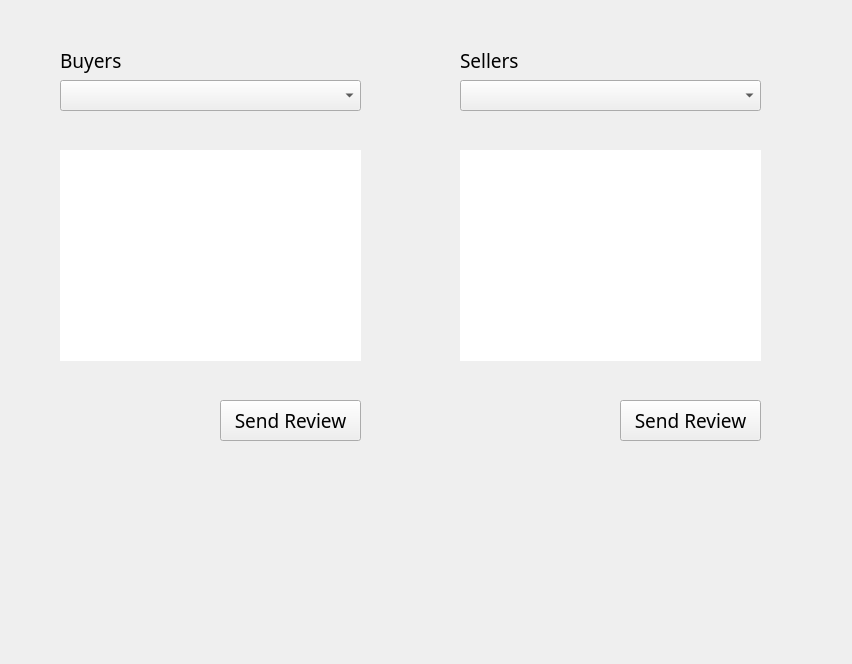
      <widget class="QWidget" name="ReviewsPage">
       <widget class="QComboBox" name="Review_SellerSelect">
        <property name="geometry">
         <rect>
          <x>460</x>
          <y>80</y>
          <width>301</width>
          <height>31</height>
         </rect>
        </property>
        <property name="font">
         <font>
          <family>Source Sans Pro</family>
          <pointsize>12</pointsize>
         </font>
        </property>
       </widget>
       <widget class="QPlainTextEdit" name="Review_BuyerReviewInput">
        <property name="geometry">
         <rect>
          <x>60</x>
          <y>150</y>
          <width>301</width>
          <height>211</height>
         </rect>
        </property>
        <property name="font">
         <font>
          <family>Source Sans Pro</family>
          <pointsize>12</pointsize>
         </font>
        </property>
        <property name="frameShape">
         <enum>QFrame::NoFrame</enum>
        </property>
       </widget>
       <widget class="QLabel" name="Review_Background">
        <property name="geometry">
         <rect>
          <x>0</x>
          <y>0</y>
          <width>843</width>
          <height>655</height>
         </rect>
        </property>
        <property name="text">
         <string/>
        </property>
       </widget>
       <widget class="QLabel" name="Review_SellerLabel">
        <property name="geometry">
         <rect>
          <x>460</x>
          <y>40</y>
          <width>141</width>
          <height>41</height>
         </rect>
        </property>
        <property name="font">
         <font>
          <family>Source Sans Pro</family>
          <pointsize>14</pointsize>
          <weight>50</weight>
          <bold>false</bold>
         </font>
        </property>
        <property name="text">
         <string>Sellers</string>
        </property>
       </widget>
       <widget class="QLabel" name="Review_BuyerLabel">
        <property name="geometry">
         <rect>
          <x>60</x>
          <y>40</y>
          <width>141</width>
          <height>41</height>
         </rect>
        </property>
        <property name="font">
         <font>
          <family>Source Sans Pro</family>
          <pointsize>14</pointsize>
          <weight>50</weight>
          <bold>false</bold>
         </font>
        </property>
        <property name="text">
         <string>Buyers</string>
        </property>
       </widget>
       <widget class="QPushButton" name="Review_BuyerReviewButton">
        <property name="geometry">
         <rect>
          <x>220</x>
          <y>400</y>
          <width>141</width>
          <height>41</height>
         </rect>
        </property>
        <property name="font">
         <font>
          <family>Coolvetica Rg</family>
          <pointsize>14</pointsize>
         </font>
        </property>
        <property name="text">
         <string>Send Review</string>
        </property>
        <property name="flat">
         <bool>false</bool>
        </property>
       </widget>
       <widget class="QComboBox" name="Review_BuyerSelect">
        <property name="geometry">
         <rect>
          <x>60</x>
          <y>80</y>
          <width>301</width>
          <height>31</height>
         </rect>
        </property>
        <property name="font">
         <font>
          <family>Source Sans Pro</family>
          <pointsize>12</pointsize>
         </font>
        </property>
       </widget>
       <widget class="QPlainTextEdit" name="Review_SellerReviewInput">
        <property name="geometry">
         <rect>
          <x>460</x>
          <y>150</y>
          <width>301</width>
          <height>211</height>
         </rect>
        </property>
        <property name="font">
         <font>
          <family>Source Sans Pro</family>
          <pointsize>12</pointsize>
         </font>
        </property>
        <property name="frameShape">
         <enum>QFrame::NoFrame</enum>
        </property>
       </widget>
       <widget class="QPushButton" name="Review_SellerReviewButton">
        <property name="geometry">
         <rect>
          <x>620</x>
          <y>400</y>
          <width>141</width>
          <height>41</height>
         </rect>
        </property>
        <property name="font">
         <font>
          <family>Coolvetica Rg</family>
          <pointsize>14</pointsize>
         </font>
        </property>
        <property name="text">
         <string>Send Review</string>
        </property>
        <property name="flat">
         <bool>false</bool>
        </property>
       </widget>
       <zorder>Review_Background</zorder>
       <zorder>Review_SellerSelect</zorder>
       <zorder>Review_BuyerReviewInput</zorder>
       <zorder>Review_SellerLabel</zorder>
       <zorder>Review_BuyerLabel</zorder>
       <zorder>Review_BuyerReviewButton</zorder>
       <zorder>Review_BuyerSelect</zorder>
       <zorder>Review_SellerReviewInput</zorder>
       <zorder>Review_SellerReviewButton</zorder>
      </widget>
